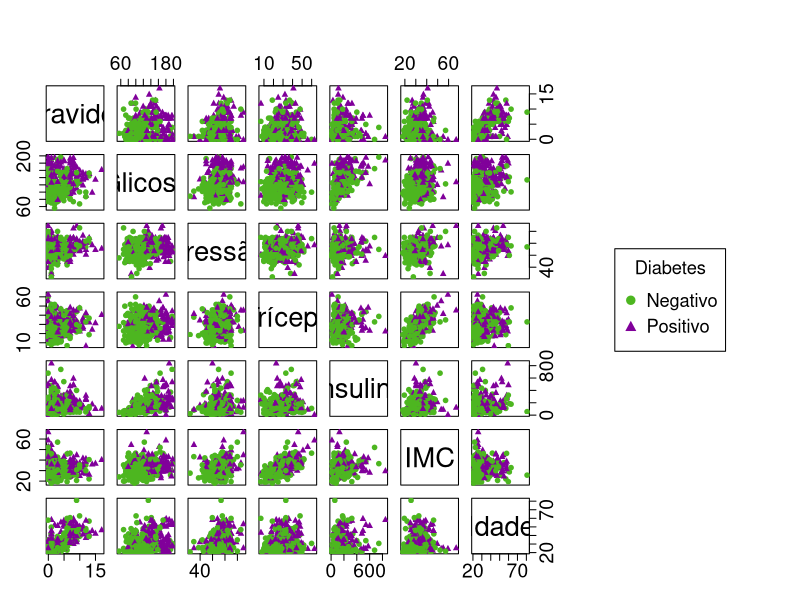
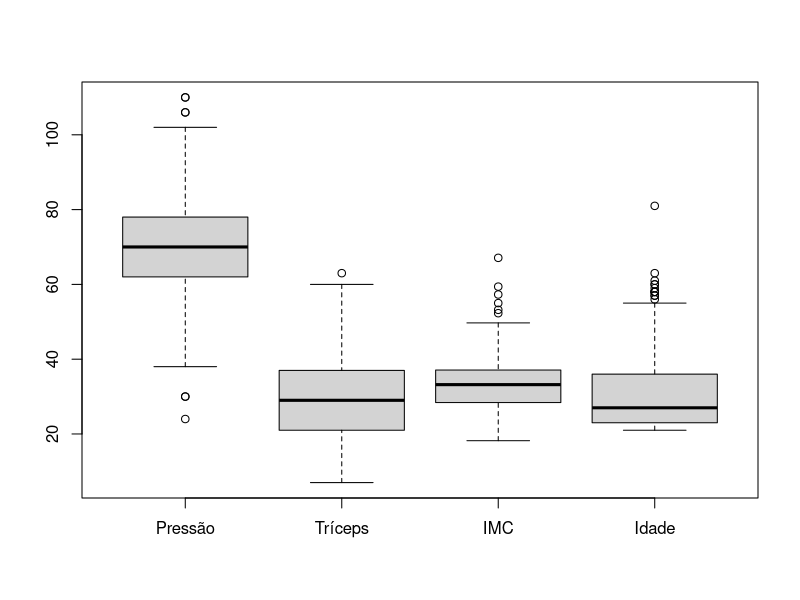
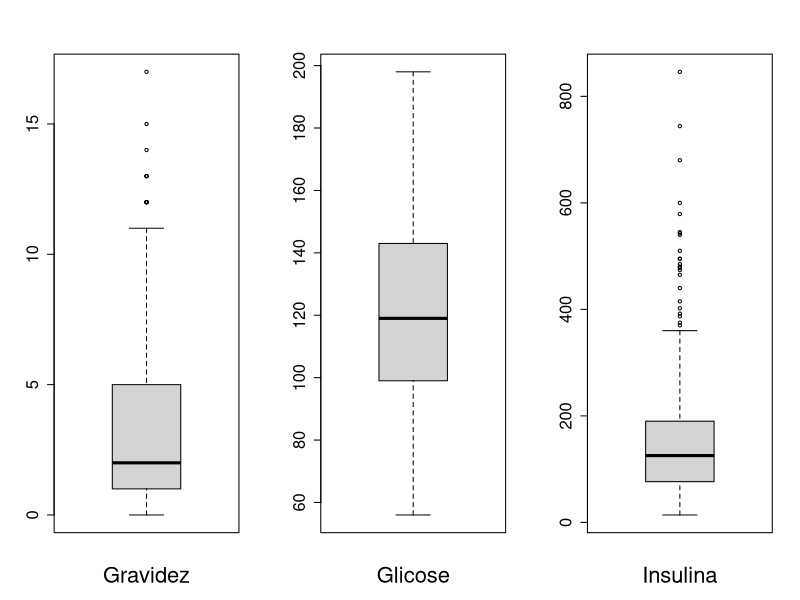
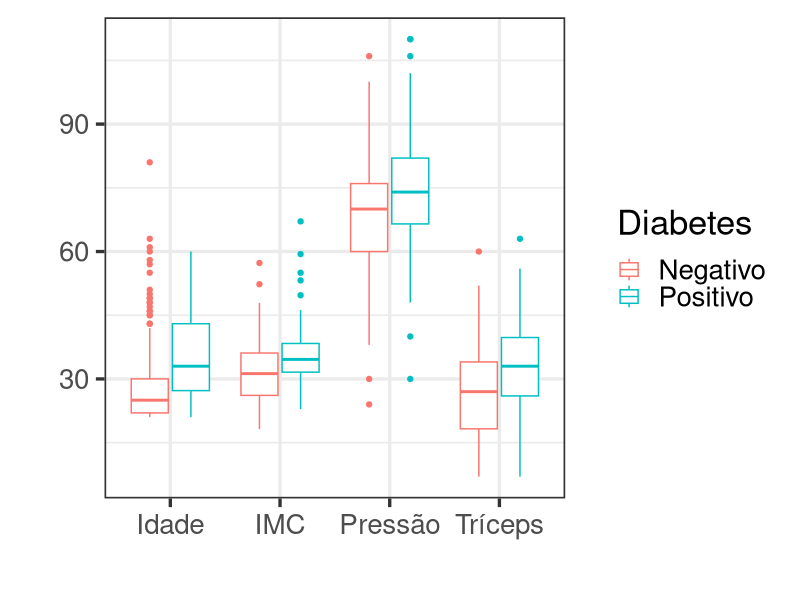
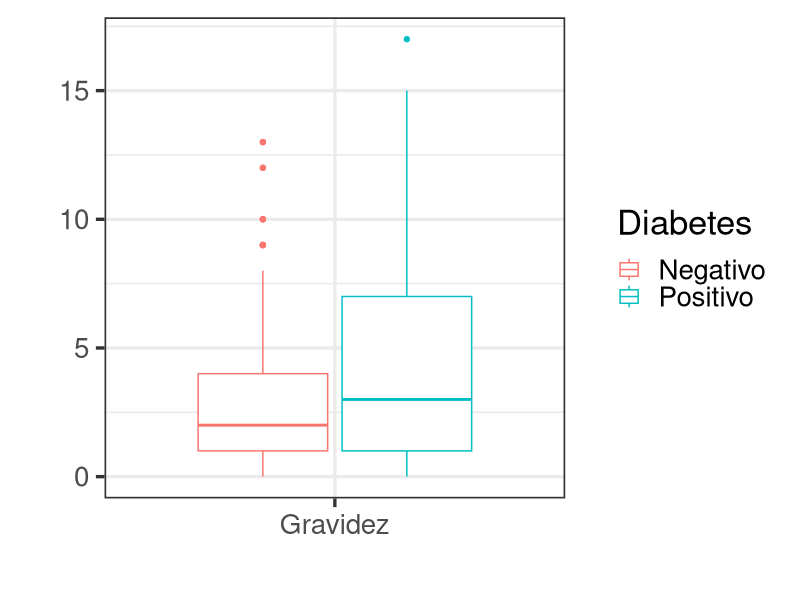
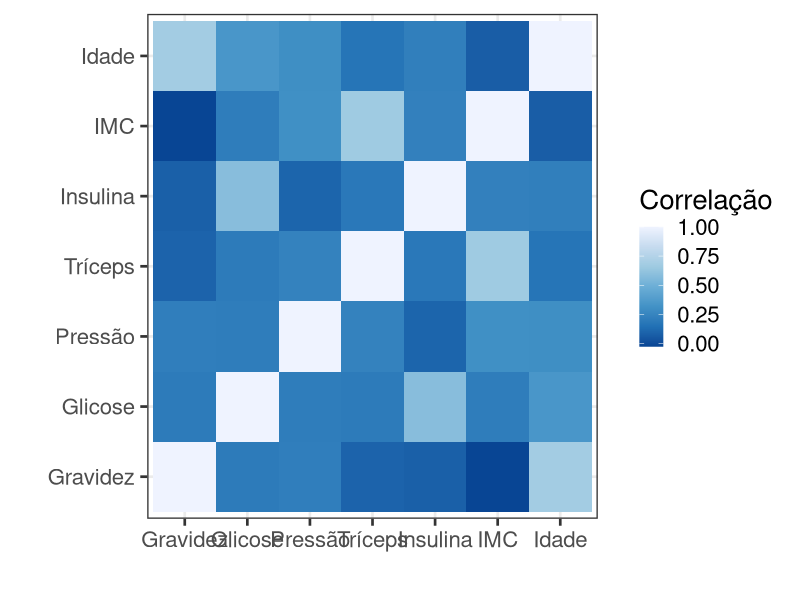
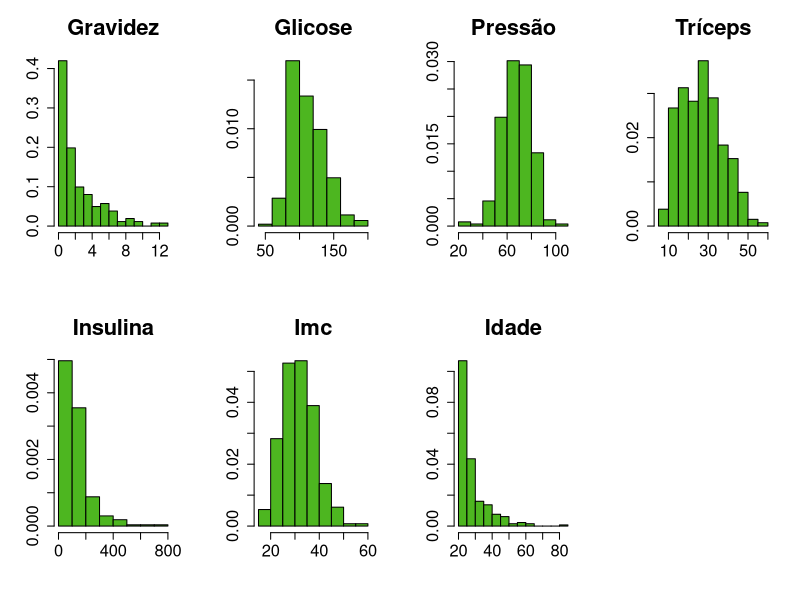
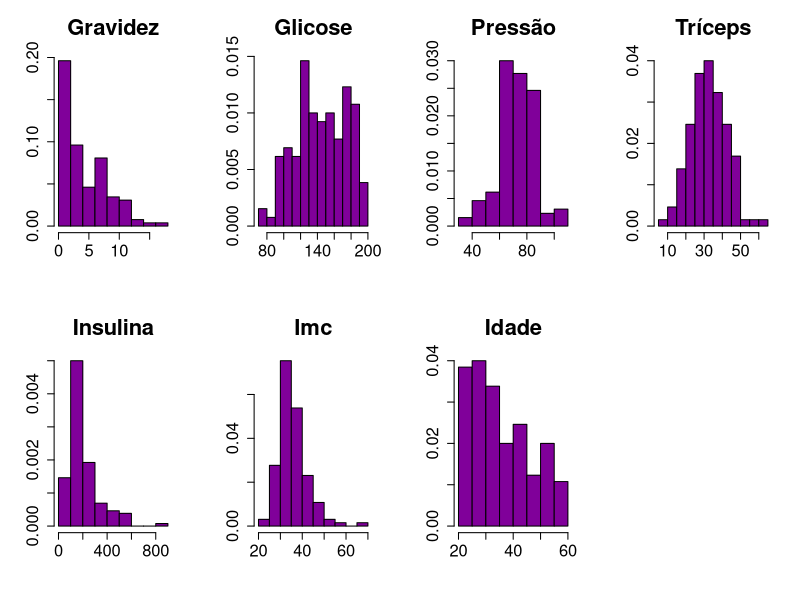

Recreate these plots in R, in order.
library(tidyverse)
library(grid)
library(gridExtra)
library(car)
library(mlbench)
library(reshape2)

# Carregar os dados
data(PimaIndiansDiabetes)

# Removendo os NA
pima <- PimaIndiansDiabetes %>% filter(glucose != 0, pressure != 0, 
                                       triceps != 0, insulin != 0, mass !=0) %>%
  select(-pedigree)

colnames(pima) <- c("Gravidez", "Glicose", "Pressão", "Tríceps", "Insulina",
                     "IMC", "Idade", "Diabetes")

################################################################################
############################# Analise Descritiva ###############################
################################################################################

# Variáveis sumárias
medados <- rbind(apply(pima[-8],2,mean),
                 apply(pima[-8],2,var),
                 apply(pima[-8],2,sd),
                 100*apply(pima[-8],2,sd)/apply(pima[-8],2,mean),
                 apply(pima[-8],2,min),
                 apply(pima[-8],2,quantile,0.5),
                 apply(pima[-8],2,max))

rownames(medados)<-c("Média","Var.","DP","CV(%)","Mínimo","Mediana","Máximo")

round(medados,2)

# Sumarias do grupo negativo
round(rbind(apply(pima[pima[8]=="neg",-8],2,mean),
            apply(pima[pima[8]=="neg",-8],2,var),
            apply(pima[pima[8]=="neg",-8],2,sd),
            100*apply(pima[pima[8]=="neg",-8],2,sd)/
              apply(pima[pima[8]=="neg",-8],2,mean),
            apply(pima[pima[8]=="neg",-8],2,min),
            apply(pima[pima[8]=="neg",-8],2,quantile,0.5),
            apply(pima[pima[8]=="neg",-8],2,max)),2)

#Sumarias do grupo positivo
round(rbind(apply(pima[pima[8]=="pos",-8],2,mean),
            apply(pima[pima[8]=="pos",-8],2,var),
            apply(pima[pima[8]=="pos",-8],2,sd),
            100*apply(pima[pima[8]=="pos",-8],2,sd)/
              apply(pima[pima[8]=="pos",-8],2,mean),
            apply(pima[pima[8]=="pos",-8],2,min),
            apply(pima[pima[8]=="pos",-8],2,quantile,0.5),
            apply(pima[pima[8]=="pos",-8],2,max)),2)


# Gráfico de dispersão
par(mfrow=c(1,1))
pairs(pima[-8],
      col = c("#4DB620", "#80009A")[pima$Diabetes],   # Mudar cor por grupo
      pch = c("\u25CF", "\u25B2")[pima$Diabetes],     # Mudar pontos por grupo
      labels = c("Gravidez", "Glicose", "Pressão", "Tríceps", "Insulina",
                 "IMC", "Idade"),
      cex.labels = 2.5,
      cex.axis = 1.75,
      oma=c(3,3,6,20))
par(xpd = TRUE)
legend("right", col = c("#4DB620", "#80009A"), title = "Diabetes", cex = 1.1,
       pch = c("\u25CF", "\u25B2"), legend = c("Negativo","Positivo"))


# Boxplot geral
par(mfrow=c(1,1))
boxplot(pima[-c(1,2,5,8)],xlab="", names=c("Pressão", "Tríceps",
                                                   "IMC", "Idade"))

par(mfrow=c(1,3))
boxplot(pima[1], xlab="Gravidez", cex.axis=1.5, cex.lab=2)
boxplot(pima[2], xlab="Glicose", cex.axis=1.5, cex.lab=2)
boxplot(pima[5], xlab="Insulina", cex.axis=1.5, cex.lab=2)

# Boxplot por grupo
pima %>% mutate(Diabetes = ifelse(Diabetes == "neg", 
                                  "Negativo", "Positivo")) %>% 
  select(Pressão, Tríceps, IMC, Idade, Diabetes) %>%
  gather("a", "b", -Diabetes) %>%
  ggplot(aes(x=a, y=b, color=Diabetes))+
  geom_boxplot()+
  labs(
    x = "",
    y = "",
    color = "Diabetes"
  ) +
  theme_bw(base_size = 25)

pima %>% mutate(Diabetes = ifelse(Diabetes == "neg", 
                                  "Negativo", "Positivo")) %>% 
  select(Gravidez, Diabetes) %>%
  gather("a", "b", -Diabetes) %>%
  ggplot(aes(x=a, y=b, color=Diabetes))+
  geom_boxplot()+
  labs(
    x = "",
    y = "",
    color = "Diabetes"
  ) +
  theme_bw(base_size = 25)


# Correlograma
melt(cor(pima[-8])) %>% ggplot(aes(x=Var2, y=Var1, fill=value)) + 
  geom_tile()+ 
  scale_fill_distiller()+
  labs(x="", y="", fill="Correlação")+
  theme_bw(base_size = 20)


# Histograma
par(mfrow=c(2,4))
for(i in 1:7){
  hist(as.numeric(unlist((pima %>% filter(Diabetes == "neg"))[i])),
       probability=TRUE, col="#4DB620", cex.axis = 1.5, cex.main = 2,
       main=stringr::str_to_title(colnames(pima)[i]), xlab="", ylab="")
}

par(mfrow=c(2,4))
for(i in 1:7){
  hist(as.numeric(unlist((pima %>% filter(Diabetes == "pos"))[i])),
       probability=TRUE, col="#80009A", cex.axis = 1.5, cex.main = 2,
       main=stringr::str_to_title(colnames(pima)[i]), xlab="", ylab="")
}


# Gráfico Q-Q
par(mfrow=c(2,4))
for(i in 1:7){
  qqPlot(scale((pima %>% filter(Diabetes == "neg"))[i]),
         dist="norm", id=F, ylab = "", col="#4DB620",
         mean = 0, sd = 1,col.lines = "#F26514", pch = 19,
         xlab = "", main=stringr::str_to_title(colnames(pima)[i]))
}

par(mfrow=c(2,4))
for(i in 1:7){
  qqPlot(scale((pima %>% filter(Diabetes == "pos"))[i]),
         dist="norm", id=F, ylab = "", col="#80009A",
         mean = 0, sd = 1,col.lines = "#F26514", pch = 19,
         xlab = "", main=stringr::str_to_title(colnames(pima)[i]))
}
################################################################################
################################# Modelagem ####################################
################################################################################
